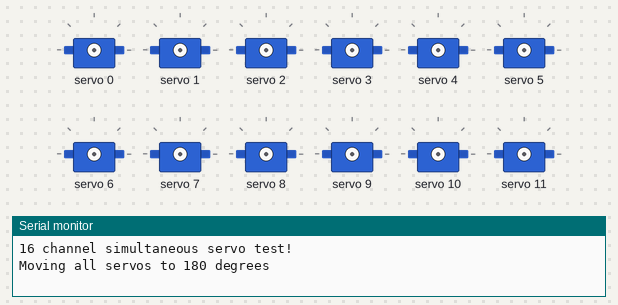
The sketch below on a simulated Arduino Uno, built with avr-gcc and run on an emulated ATmega328P. On the bench: 12 × servo, the last lines printed to the serial monitor.

Above: at 0.05 s.
At 1.95 s:
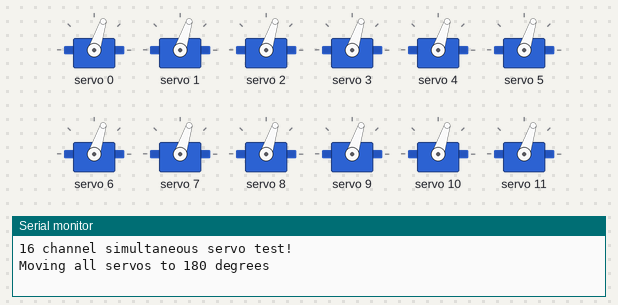
At 3.95 s:
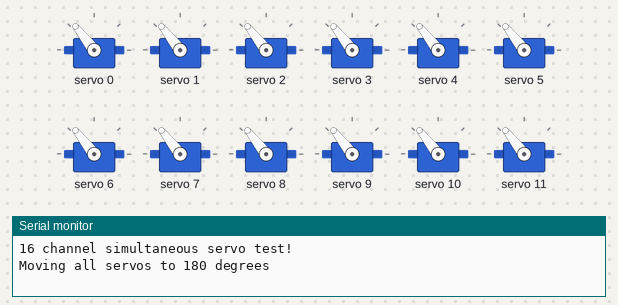
At 7.95 s:
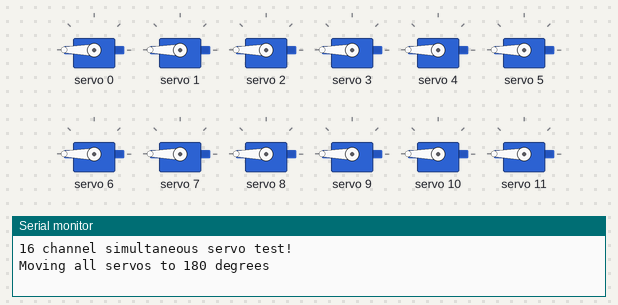
At 11.85 s:
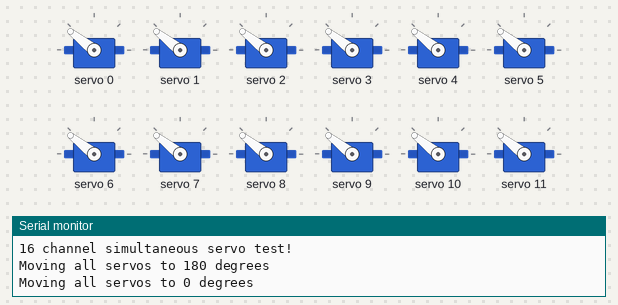
At 15.85 s:
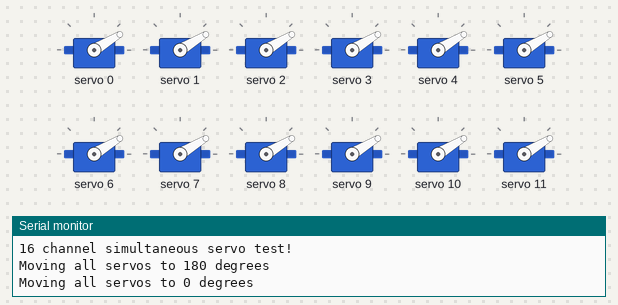
Timing chart, 0 to 22.5 s (numbered marks = the images above):
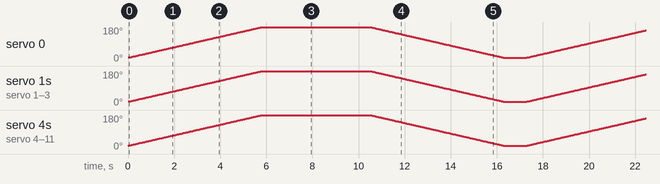

The sketch:

RADS_SERVO.ino
```cpp
#include <Wire.h>
#include <Adafruit_PWMServoDriver.h>

Adafruit_PWMServoDriver pwm = Adafruit_PWMServoDriver();

#define SERVOMIN  150 // Minimum pulse length count (out of 4096)
#define SERVOMAX  600 // Maximum pulse length count (out of 4096)
#define SERVO_FREQ 50 // Analog servos run at ~50 Hz updates
#define NUM_SERVOS 16 // Total number of servo channels

void setup() {
  Serial.begin(9600);
  Serial.println("16 channel simultaneous servo test!");

  pwm.begin();
  pwm.setOscillatorFrequency(27000000);
  pwm.setPWMFreq(SERVO_FREQ);

  delay(10);
}

void loop() {
  // Move all 16 servos from 0° to 180° simultaneously
  Serial.println("Moving all servos to 180 degrees");
  for (uint16_t pulselen = SERVOMIN; pulselen <= SERVOMAX; pulselen++) {
    for (uint8_t servonum = 0; servonum < NUM_SERVOS; servonum++) {
      pwm.setPWM(servonum, 0, pulselen);
    }
    delay(5); // Small delay for smooth motion
  }

  delay(1000); // Pause at 180°

  // Move all 16 servos from 180° back to 0° simultaneously
  Serial.println("Moving all servos to 0 degrees");
  for (uint16_t pulselen = SERVOMAX; pulselen >= SERVOMIN; pulselen--) {
    for (uint8_t servonum = 0; servonum < NUM_SERVOS; servonum++) {
      pwm.setPWM(servonum, 0, pulselen);
    }
    delay(5); // Small delay for smooth motion
  }

  delay(1000); // Pause at 0°
}
```
